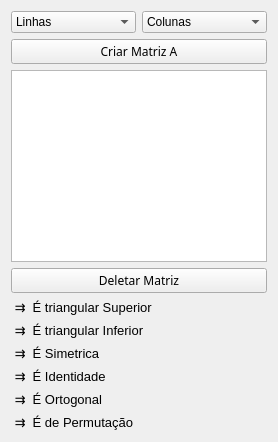
      <widget class="QWidget" name="layoutWidget">
       <layout class="QVBoxLayout" name="verticalLayout_4">
        <item>
         <layout class="QHBoxLayout" name="horizontalLayout">
          <item>
           <widget class="QComboBox" name="comboBox_LinhaMatA">
            <property name="styleSheet">
             <string notr="true">selection-color: rgb(255, 255, 0);</string>
            </property>
            <item>
             <property name="text">
              <string>Linhas</string>
             </property>
            </item>
            <item>
             <property name="text">
              <string>1</string>
             </property>
            </item>
            <item>
             <property name="text">
              <string>2</string>
             </property>
            </item>
            <item>
             <property name="text">
              <string>3</string>
             </property>
            </item>
            <item>
             <property name="text">
              <string>4</string>
             </property>
            </item>
            <item>
             <property name="text">
              <string>5</string>
             </property>
            </item>
            <item>
             <property name="text">
              <string>6</string>
             </property>
            </item>
            <item>
             <property name="text">
              <string>7</string>
             </property>
            </item>
            <item>
             <property name="text">
              <string>8</string>
             </property>
            </item>
            <item>
             <property name="text">
              <string>9</string>
             </property>
            </item>
            <item>
             <property name="text">
              <string>10</string>
             </property>
            </item>
            <item>
             <property name="text">
              <string>11</string>
             </property>
            </item>
            <item>
             <property name="text">
              <string>12</string>
             </property>
            </item>
            <item>
             <property name="text">
              <string>13</string>
             </property>
            </item>
            <item>
             <property name="text">
              <string>14</string>
             </property>
            </item>
            <item>
             <property name="text">
              <string>15</string>
             </property>
            </item>
            <item>
             <property name="text">
              <string>16</string>
             </property>
            </item>
            <item>
             <property name="text">
              <string>17</string>
             </property>
            </item>
            <item>
             <property name="text">
              <string>18</string>
             </property>
            </item>
            <item>
             <property name="text">
              <string>19</string>
             </property>
            </item>
            <item>
             <property name="text">
              <string>20</string>
             </property>
            </item>
            <item>
             <property name="text">
              <string>21</string>
             </property>
            </item>
            <item>
             <property name="text">
              <string>22</string>
             </property>
            </item>
            <item>
             <property name="text">
              <string>23</string>
             </property>
            </item>
            <item>
             <property name="text">
              <string>24</string>
             </property>
            </item>
            <item>
             <property name="text">
              <string>25</string>
             </property>
            </item>
            <item>
             <property name="text">
              <string>26</string>
             </property>
            </item>
            <item>
             <property name="text">
              <string>27</string>
             </property>
            </item>
            <item>
             <property name="text">
              <string>28</string>
             </property>
            </item>
            <item>
             <property name="text">
              <string>29</string>
             </property>
            </item>
            <item>
             <property name="text">
              <string>30</string>
             </property>
            </item>
            <item>
             <property name="text">
              <string>31</string>
             </property>
            </item>
            <item>
             <property name="text">
              <string>32</string>
             </property>
            </item>
            <item>
             <property name="text">
              <string>33</string>
             </property>
            </item>
            <item>
             <property name="text">
              <string>34</string>
             </property>
            </item>
            <item>
             <property name="text">
              <string>35</string>
             </property>
            </item>
            <item>
             <property name="text">
              <string>36</string>
             </property>
            </item>
            <item>
             <property name="text">
              <string>37</string>
             </property>
            </item>
            <item>
             <property name="text">
              <string>38</string>
             </property>
            </item>
            <item>
             <property name="text">
              <string>39</string>
             </property>
            </item>
            <item>
             <property name="text">
              <string>40</string>
             </property>
            </item>
            <item>
             <property name="text">
              <string>41</string>
             </property>
            </item>
            <item>
             <property name="text">
              <string>42</string>
             </property>
            </item>
            <item>
             <property name="text">
              <string>43</string>
             </property>
            </item>
            <item>
             <property name="text">
              <string>44</string>
             </property>
            </item>
            <item>
             <property name="text">
              <string>45</string>
             </property>
            </item>
            <item>
             <property name="text">
              <string>46</string>
             </property>
            </item>
            <item>
             <property name="text">
              <string>47</string>
             </property>
            </item>
            <item>
             <property name="text">
              <string>48</string>
             </property>
            </item>
            <item>
             <property name="text">
              <string>49</string>
             </property>
            </item>
            <item>
             <property name="text">
              <string>50</string>
             </property>
            </item>
            <item>
             <property name="text">
              <string>51</string>
             </property>
            </item>
            <item>
             <property name="text">
              <string>52</string>
             </property>
            </item>
            <item>
             <property name="text">
              <string>53</string>
             </property>
            </item>
            <item>
             <property name="text">
              <string>54</string>
             </property>
            </item>
            <item>
             <property name="text">
              <string>55</string>
             </property>
            </item>
            <item>
             <property name="text">
              <string>56</string>
             </property>
            </item>
            <item>
             <property name="text">
              <string>57</string>
             </property>
            </item>
            <item>
             <property name="text">
              <string>58</string>
             </property>
            </item>
            <item>
             <property name="text">
              <string>59</string>
             </property>
            </item>
            <item>
             <property name="text">
              <string>60</string>
             </property>
            </item>
            <item>
             <property name="text">
              <string>61</string>
             </property>
            </item>
            <item>
             <property name="text">
              <string>62</string>
             </property>
            </item>
            <item>
             <property name="text">
              <string>63</string>
             </property>
            </item>
            <item>
             <property name="text">
              <string>64</string>
             </property>
            </item>
            <item>
             <property name="text">
              <string>65</string>
             </property>
            </item>
            <item>
             <property name="text">
              <string>66</string>
             </property>
            </item>
            <item>
             <property name="text">
              <string>67</string>
             </property>
            </item>
            <item>
             <property name="text">
              <string>68</string>
             </property>
            </item>
            <item>
             <property name="text">
              <string>69</string>
             </property>
            </item>
            <item>
             <property name="text">
              <string>70</string>
             </property>
            </item>
            <item>
             <property name="text">
              <string>71</string>
             </property>
            </item>
            <item>
             <property name="text">
              <string>72</string>
             </property>
            </item>
            <item>
             <property name="text">
              <string>73</string>
             </property>
            </item>
            <item>
             <property name="text">
              <string>74</string>
             </property>
            </item>
            <item>
             <property name="text">
              <string>75</string>
             </property>
            </item>
            <item>
             <property name="text">
              <string>76</string>
             </property>
            </item>
            <item>
             <property name="text">
              <string>77</string>
             </property>
            </item>
            <item>
             <property name="text">
              <string>78</string>
             </property>
            </item>
            <item>
             <property name="text">
              <string>79</string>
             </property>
            </item>
            <item>
             <property name="text">
              <string>80</string>
             </property>
            </item>
            <item>
             <property name="text">
              <string>81</string>
             </property>
            </item>
            <item>
             <property name="text">
              <string>82</string>
             </property>
            </item>
            <item>
             <property name="text">
              <string>83</string>
             </property>
            </item>
            <item>
             <property name="text">
              <string>84</string>
             </property>
            </item>
            <item>
             <property name="text">
              <string>85</string>
             </property>
            </item>
            <item>
             <property name="text">
              <string>86</string>
             </property>
            </item>
            <item>
             <property name="text">
              <string>87</string>
             </property>
            </item>
            <item>
             <property name="text">
              <string>88</string>
             </property>
            </item>
            <item>
             <property name="text">
              <string>89</string>
             </property>
            </item>
            <item>
             <property name="text">
              <string>90</string>
             </property>
            </item>
            <item>
             <property name="text">
              <string>91</string>
             </property>
            </item>
            <item>
             <property name="text">
              <string>92</string>
             </property>
            </item>
            <item>
             <property name="text">
              <string>93</string>
             </property>
            </item>
            <item>
             <property name="text">
              <string>94</string>
             </property>
            </item>
            <item>
             <property name="text">
              <string>95</string>
             </property>
            </item>
            <item>
             <property name="text">
              <string>96</string>
             </property>
            </item>
            <item>
             <property name="text">
              <string>97</string>
             </property>
            </item>
            <item>
             <property name="text">
              <string>98</string>
             </property>
            </item>
            <item>
             <property name="text">
              <string>99</string>
             </property>
            </item>
            <item>
             <property name="text">
              <string>100</string>
             </property>
            </item>
           </widget>
          </item>
          <item>
           <widget class="QComboBox" name="comboBox_ColunaMatA">
            <property name="styleSheet">
             <string notr="true">selection-color: rgb(255, 255, 0);</string>
            </property>
            <item>
             <property name="text">
              <string>Colunas</string>
             </property>
            </item>
            <item>
             <property name="text">
              <string>1</string>
             </property>
            </item>
            <item>
             <property name="text">
              <string>2</string>
             </property>
            </item>
            <item>
             <property name="text">
              <string>3</string>
             </property>
            </item>
            <item>
             <property name="text">
              <string>4</string>
             </property>
            </item>
            <item>
             <property name="text">
              <string>5</string>
             </property>
            </item>
            <item>
             <property name="text">
              <string>6</string>
             </property>
            </item>
            <item>
             <property name="text">
              <string>7</string>
             </property>
            </item>
            <item>
             <property name="text">
              <string>8</string>
             </property>
            </item>
            <item>
             <property name="text">
              <string>9</string>
             </property>
            </item>
            <item>
             <property name="text">
              <string>10</string>
             </property>
            </item>
            <item>
             <property name="text">
              <string>11</string>
             </property>
            </item>
            <item>
             <property name="text">
              <string>12</string>
             </property>
            </item>
            <item>
             <property name="text">
              <string>13</string>
             </property>
            </item>
            <item>
             <property name="text">
              <string>14</string>
             </property>
            </item>
            <item>
             <property name="text">
              <string>15</string>
             </property>
            </item>
            <item>
             <property name="text">
              <string>16</string>
             </property>
            </item>
            <item>
             <property name="text">
              <string>17</string>
             </property>
            </item>
            <item>
             <property name="text">
              <string>18</string>
             </property>
            </item>
            <item>
             <property name="text">
              <string>19</string>
             </property>
            </item>
            <item>
             <property name="text">
              <string>20</string>
             </property>
            </item>
            <item>
             <property name="text">
              <string>21</string>
             </property>
            </item>
            <item>
             <property name="text">
              <string>22</string>
             </property>
            </item>
            <item>
             <property name="text">
              <string>23</string>
             </property>
            </item>
            <item>
             <property name="text">
              <string>24</string>
             </property>
            </item>
            <item>
             <property name="text">
              <string>25</string>
             </property>
            </item>
            <item>
             <property name="text">
              <string>26</string>
             </property>
            </item>
            <item>
             <property name="text">
              <string>27</string>
             </property>
            </item>
            <item>
             <property name="text">
              <string>28</string>
             </property>
            </item>
            <item>
             <property name="text">
              <string>29</string>
             </property>
            </item>
            <item>
             <property name="text">
              <string>30</string>
             </property>
            </item>
            <item>
             <property name="text">
              <string>31</string>
             </property>
            </item>
            <item>
             <property name="text">
              <string>32</string>
             </property>
            </item>
            <item>
             <property name="text">
              <string>33</string>
             </property>
            </item>
            <item>
             <property name="text">
              <string>34</string>
             </property>
            </item>
            <item>
             <property name="text">
              <string>35</string>
             </property>
            </item>
            <item>
             <property name="text">
              <string>36</string>
             </property>
            </item>
            <item>
             <property name="text">
              <string>37</string>
             </property>
            </item>
            <item>
             <property name="text">
              <string>38</string>
             </property>
            </item>
            <item>
             <property name="text">
              <string>39</string>
             </property>
            </item>
            <item>
             <property name="text">
              <string>40</string>
             </property>
            </item>
            <item>
             <property name="text">
              <string>41</string>
             </property>
            </item>
            <item>
             <property name="text">
              <string>42</string>
             </property>
            </item>
            <item>
             <property name="text">
              <string>43</string>
             </property>
            </item>
            <item>
             <property name="text">
              <string>44</string>
             </property>
            </item>
            <item>
             <property name="text">
              <string>45</string>
             </property>
            </item>
            <item>
             <property name="text">
              <string>46</string>
             </property>
            </item>
            <item>
             <property name="text">
              <string>47</string>
             </property>
            </item>
            <item>
             <property name="text">
              <string>48</string>
             </property>
            </item>
            <item>
             <property name="text">
              <string>49</string>
             </property>
            </item>
            <item>
             <property name="text">
              <string>50</string>
             </property>
            </item>
            <item>
             <property name="text">
              <string>51</string>
             </property>
            </item>
            <item>
             <property name="text">
              <string>52</string>
             </property>
            </item>
            <item>
             <property name="text">
              <string>53</string>
             </property>
            </item>
            <item>
             <property name="text">
              <string>54</string>
             </property>
            </item>
            <item>
             <property name="text">
              <string>55</string>
             </property>
            </item>
            <item>
             <property name="text">
              <string>56</string>
             </property>
            </item>
            <item>
             <property name="text">
              <string>57</string>
             </property>
            </item>
            <item>
             <property name="text">
              <string>58</string>
             </property>
            </item>
            <item>
             <property name="text">
              <string>59</string>
             </property>
            </item>
            <item>
             <property name="text">
              <string>60</string>
             </property>
            </item>
            <item>
             <property name="text">
              <string>61</string>
             </property>
            </item>
            <item>
             <property name="text">
              <string>62</string>
             </property>
            </item>
            <item>
             <property name="text">
              <string>63</string>
             </property>
            </item>
            <item>
             <property name="text">
              <string>64</string>
             </property>
            </item>
            <item>
             <property name="text">
              <string>65</string>
             </property>
            </item>
            <item>
             <property name="text">
              <string>66</string>
             </property>
            </item>
            <item>
             <property name="text">
              <string>67</string>
             </property>
            </item>
            <item>
             <property name="text">
              <string>68</string>
             </property>
            </item>
            <item>
             <property name="text">
              <string>69</string>
             </property>
            </item>
            <item>
             <property name="text">
              <string>70</string>
             </property>
            </item>
            <item>
             <property name="text">
              <string>71</string>
             </property>
            </item>
            <item>
             <property name="text">
              <string>72</string>
             </property>
            </item>
            <item>
             <property name="text">
              <string>73</string>
             </property>
            </item>
            <item>
             <property name="text">
              <string>74</string>
             </property>
            </item>
            <item>
             <property name="text">
              <string>75</string>
             </property>
            </item>
            <item>
             <property name="text">
              <string>76</string>
             </property>
            </item>
            <item>
             <property name="text">
              <string>77</string>
             </property>
            </item>
            <item>
             <property name="text">
              <string>78</string>
             </property>
            </item>
            <item>
             <property name="text">
              <string>79</string>
             </property>
            </item>
            <item>
             <property name="text">
              <string>80</string>
             </property>
            </item>
            <item>
             <property name="text">
              <string>81</string>
             </property>
            </item>
            <item>
             <property name="text">
              <string>82</string>
             </property>
            </item>
            <item>
             <property name="text">
              <string>83</string>
             </property>
            </item>
            <item>
             <property name="text">
              <string>84</string>
             </property>
            </item>
            <item>
             <property name="text">
              <string>85</string>
             </property>
            </item>
            <item>
             <property name="text">
              <string>86</string>
             </property>
            </item>
            <item>
             <property name="text">
              <string>87</string>
             </property>
            </item>
            <item>
             <property name="text">
              <string>88</string>
             </property>
            </item>
            <item>
             <property name="text">
              <string>89</string>
             </property>
            </item>
            <item>
             <property name="text">
              <string>90</string>
             </property>
            </item>
            <item>
             <property name="text">
              <string>91</string>
             </property>
            </item>
            <item>
             <property name="text">
              <string>92</string>
             </property>
            </item>
            <item>
             <property name="text">
              <string>93</string>
             </property>
            </item>
            <item>
             <property name="text">
              <string>94</string>
             </property>
            </item>
            <item>
             <property name="text">
              <string>95</string>
             </property>
            </item>
            <item>
             <property name="text">
              <string>96</string>
             </property>
            </item>
            <item>
             <property name="text">
              <string>97</string>
             </property>
            </item>
            <item>
             <property name="text">
              <string>98</string>
             </property>
            </item>
            <item>
             <property name="text">
              <string>99</string>
             </property>
            </item>
            <item>
             <property name="text">
              <string>100</string>
             </property>
            </item>
           </widget>
          </item>
         </layout>
        </item>
        <item>
         <widget class="QPushButton" name="pushButtonCriarMatrizA">
          <property name="font">
           <font>
            <family>Noto Sans</family>
           </font>
          </property>
          <property name="cursor">
           <cursorShape>ArrowCursor</cursorShape>
          </property>
          <property name="mouseTracking">
           <bool>false</bool>
          </property>
          <property name="styleSheet">
           <string notr="true"/>
          </property>
          <property name="text">
           <string>Criar Matriz A</string>
          </property>
         </widget>
        </item>
        <item>
         <widget class="QTableWidget" name="tableWidgetMatrizA">
          <property name="cursor" stdset="0">
           <cursorShape>IBeamCursor</cursorShape>
          </property>
          <property name="autoFillBackground">
           <bool>true</bool>
          </property>
          <property name="styleSheet">
           <string notr="true">gridline-color: rgb(85, 0, 255);
border-color: rgb(117, 80, 123);
font: 75 8pt &quot;NanumGothic&quot;;
selection-color: rgb(255, 255, 0);</string>
          </property>
         </widget>
        </item>
        <item>
         <widget class="QPushButton" name="pushButton_DeletarMatA">
          <property name="font">
           <font>
            <family>Noto Sans</family>
           </font>
          </property>
          <property name="styleSheet">
           <string notr="true">selection-background-color: rgb(85, 170, 255);</string>
          </property>
          <property name="text">
           <string>Deletar Matriz</string>
          </property>
         </widget>
        </item>
        <item>
         <layout class="QHBoxLayout" name="horizontalLayout_3"/>
        </item>
        <item>
         <layout class="QVBoxLayout" name="verticalLayout_3">
          <item>
           <widget class="QLabel" name="label_TriangularSuperiorMatA">
            <property name="font">
             <font>
              <pointsize>10</pointsize>
             </font>
            </property>
            <property name="text">
             <string> ⇉  É triangular Superior </string>
            </property>
           </widget>
          </item>
          <item>
           <widget class="QLabel" name="label_TriangularInferiorMatA">
            <property name="font">
             <font>
              <pointsize>10</pointsize>
             </font>
            </property>
            <property name="text">
             <string> ⇉  É triangular Inferior</string>
            </property>
           </widget>
          </item>
          <item>
           <widget class="QLabel" name="label_SimetricaMatA">
            <property name="font">
             <font>
              <pointsize>10</pointsize>
             </font>
            </property>
            <property name="text">
             <string> ⇉  É Simetrica</string>
            </property>
           </widget>
          </item>
          <item>
           <widget class="QLabel" name="label_IdentidadeMatA">
            <property name="font">
             <font>
              <pointsize>10</pointsize>
             </font>
            </property>
            <property name="text">
             <string> ⇉  É Identidade</string>
            </property>
           </widget>
          </item>
          <item>
           <widget class="QLabel" name="label_OrtogonalMatA">
            <property name="font">
             <font>
              <pointsize>10</pointsize>
             </font>
            </property>
            <property name="text">
             <string> ⇉  É Ortogonal</string>
            </property>
           </widget>
          </item>
          <item>
           <widget class="QLabel" name="label_PermutacaoMatA">
            <property name="font">
             <font>
              <pointsize>10</pointsize>
             </font>
            </property>
            <property name="text">
             <string> ⇉  É de Permutação</string>
            </property>
           </widget>
          </item>
         </layout>
        </item>
       </layout>
      </widget>
